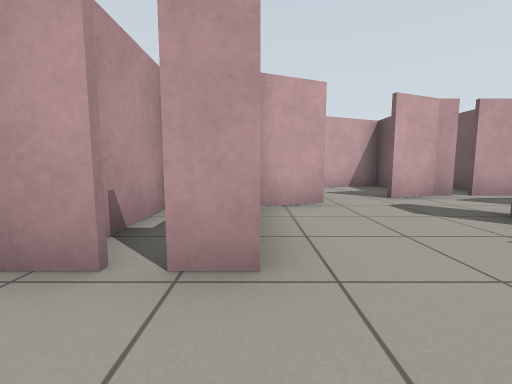
view 1 (above)

19 first-person views from a walk through a world built for the Gazebo simulator. The camera is 0.71 m above the floor, tilts 6° down and sees 90° across. The floor is counted in squares, 1 m on a side. Each view is taken from the middle of a square. On the plan, view 1 faces up. The plan holds only what a view shows up to about 9 squares ahead; the rest is blank.

view 2
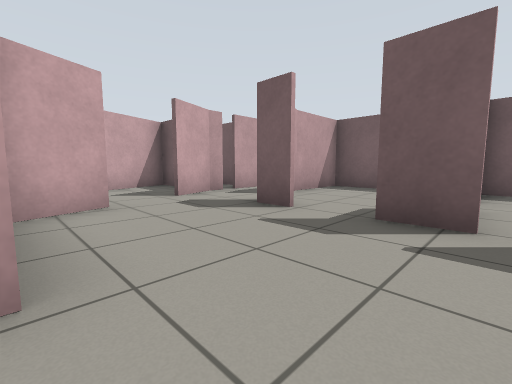

view 3
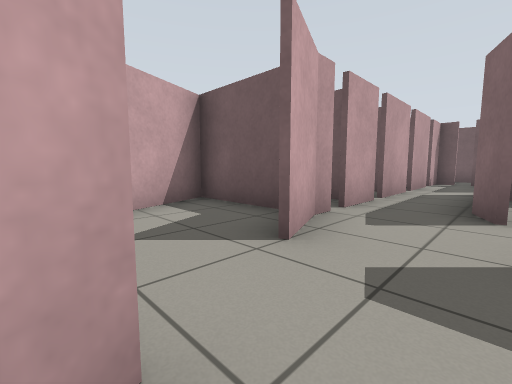

view 4
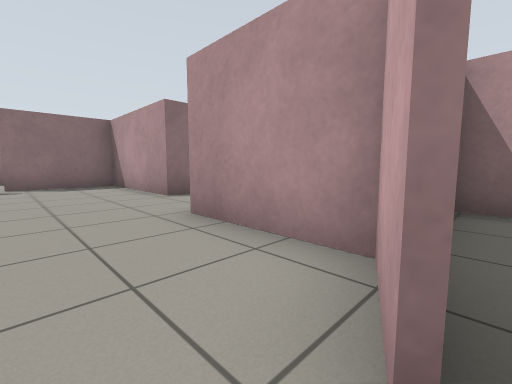

view 5
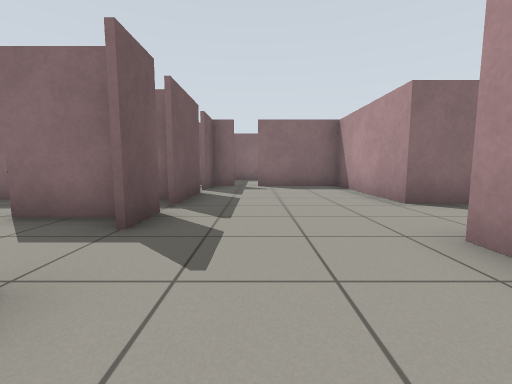

view 6
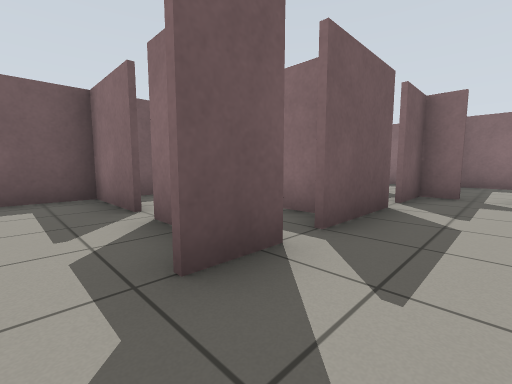

view 7
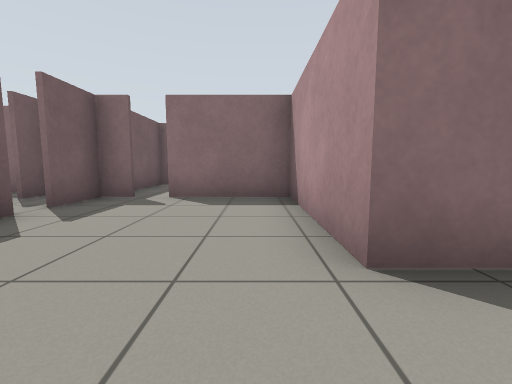

view 8
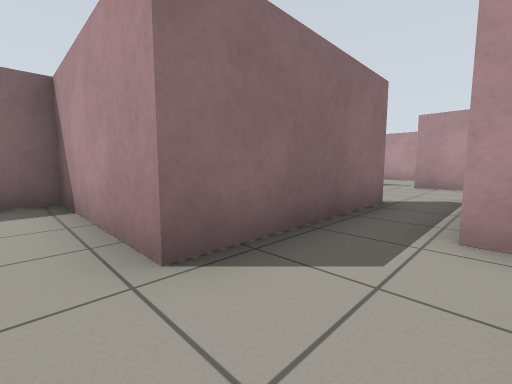

view 9
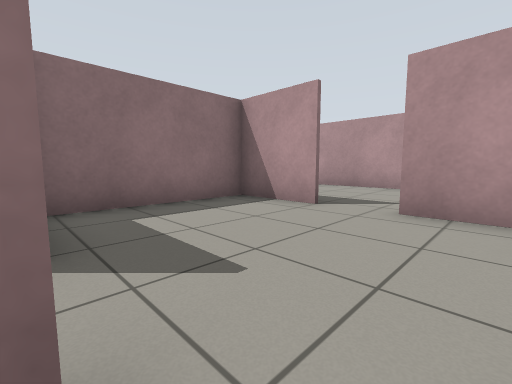

view 10
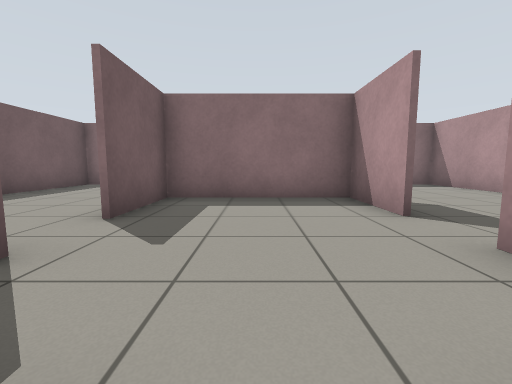

view 11
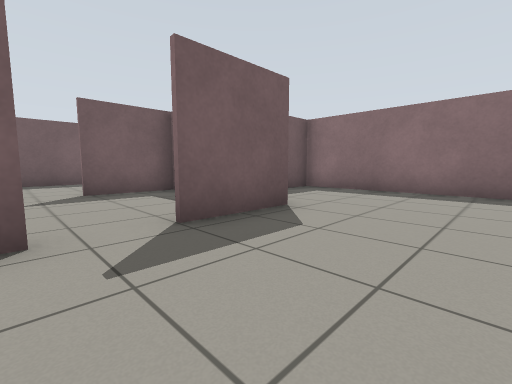

view 12
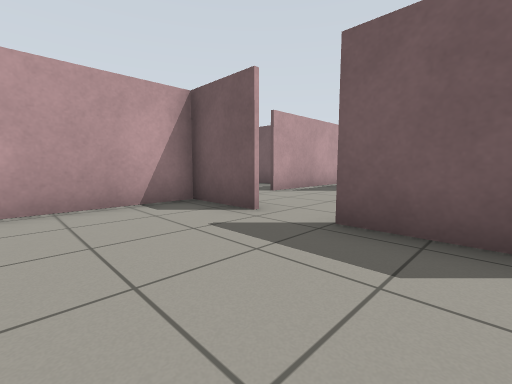

view 13
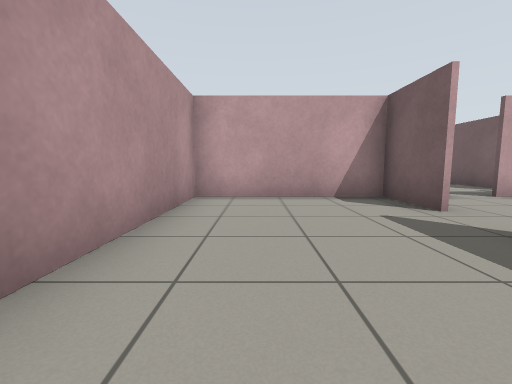

view 14
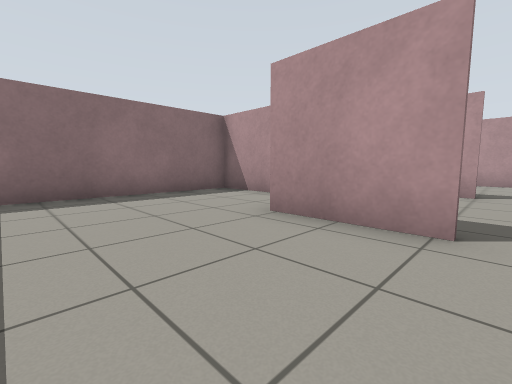

view 15
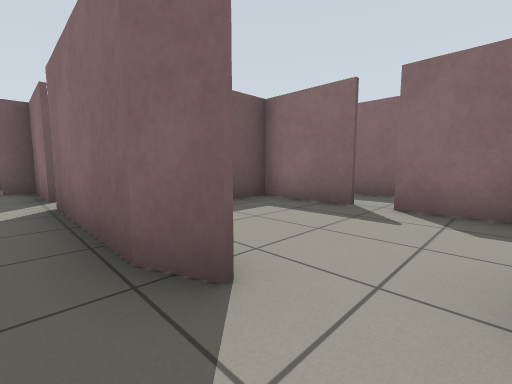

view 16
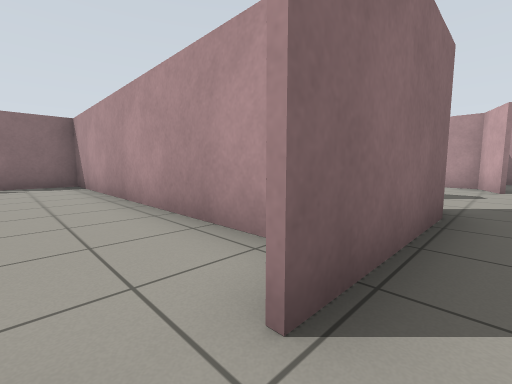

view 17
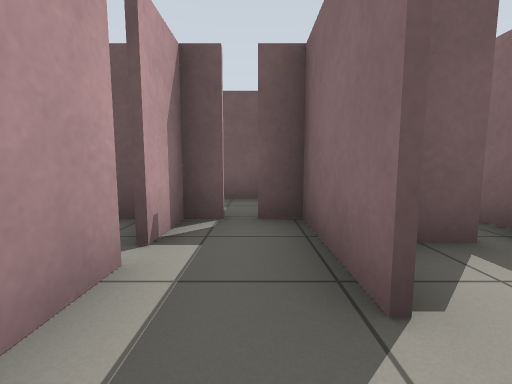

view 18
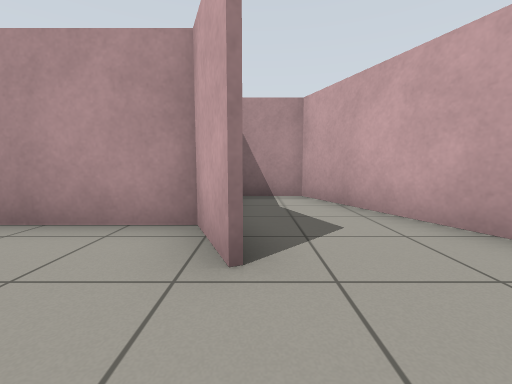

view 19
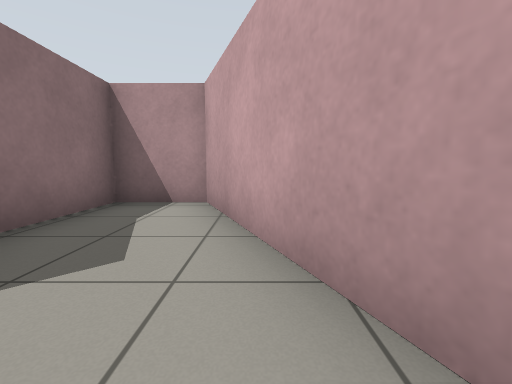

### Floor plan
Points are (right, up) in squares from view 1. A wall is a line through its corners. A room is listed if a view was taken in it or the views show most of it. See-through windows are left out.
Room 1 (views 1, 2, 3, 5, 6, 7, 8, 15, 16, 17, 18)
walls: (3.9, 0.6) (5.4, 0.6); (3.4, 0.1) (3.4, 1.2); (5.1, 4.1) (5.8, 4.4) (9.3, 4.4); (5.9, 0.6) (8.1, 0.6); (1.3, 4.8) (0, 4.3) (0, 1.6) (-0.6, 1.6); (-1, 1.6) (-1.8, 1.6); (4.6, 6) (4.1, 6) (2.8, 5.4); (3.4, -2.6) (3.4, -0.4); (6.4, 6) (5, 6); (8.1, -0.6) (8.1, 4.3) (5.9, 4.3); (-2.9, 1.1) (-2.9, 0.6); (-2.5, -0.7) (-0.8, -0.7) (-0.8, -4.5) (2, -4.5); (2.6, -4.5) (3.5, -4.5); (8.6, 6) (6.8, 6); (3.4, -4.9) (3.4, -3.2); (10, 4.4) (12.3, 4.4) (12.3, 5); (10.9, 6) (9, 6); (12.3, 6) (11.1, 6); (14.4, 4.9) (14.4, 5.8)
ways out: opening at (2, 5) to room 2; opening at (-2, 0) to room 3; opening at (3, -3); gap at (2, -5); gap at (5, 6); gap at (7, 6); gap at (9, 6); gap at (10, 4); gap at (11, 6)
Room 2 (views 4, 19)
walls: (4.1, 6.5) (4.1, 8.9) (-2.9, 6.1) (-2.9, 4.4) (-0.6, 4.4)
ways out: opening at (2, 5) to room 1
Room 3 (view 9)
walls: (-5.1, -0.7) (-2.5, -0.7); (-9.1, -2.5) (-9.1, -4.5) (-5.1, -4.5) (-5.1, -2.2); (-3.7, 0.7) (-6.6, 0.7); (-9.1, 0.1) (-9.1, -1.1)
ways out: opening at (-2, 0) to room 1; opening at (-7, 1) to room 4; opening at (-9, -2) to room 5; opening at (-5, -2) to room 6
Room 4 (view 10)
walls: (-4.6, 2.9) (-4.6, 4.1)
ways out: opening at (-7, 1) to room 3
Room 5 (views 11, 12, 13)
walls: (-9.2, -4.8) (-9.2, -2.5); (-9.2, -1.2) (-9.2, 0.7) (-13.4, 0.7) (-13.4, -8.2); (-12.1, -8.4) (-7, -8.4); (-7.1, -8.4) (-7.1, -7.2)
ways out: opening at (-9, -2) to room 3
Room 6 (view 14)
walls: (-0.9, -2.9) (-0.9, -1.4); (-5, -2.2) (-5, -4.7); (-0.9, -8.2) (-0.9, -5.1); (-7, -6.4) (-7, -8.4) (-1.9, -8.4)
ways out: opening at (-5, -2) to room 3

Where each view was taken, in squares from view 1:
view 1: 0 up, 0 right, facing up
view 2: 0 up, 0 right, facing up-right
view 3: 4 up, 1 right, facing up-right
view 4: 5 up, 2 right, facing down-left
view 5: 4 up, 2 right, facing down
view 6: 2 up, 2 right, facing down-right
view 7: 1 up, 0 right, facing down
view 8: 1 up, 0 right, facing down-left
view 9: 0 up, 5 left, facing down-left
view 10: 1 up, 7 left, facing down
view 11: 1 down, 12 left, facing down-right
view 12: 4 down, 12 left, facing up-right
view 13: 5 down, 12 left, facing up
view 14: 2 down, 2 left, facing down-left
view 15: 5 up, 4 right, facing down-right
view 16: 5 up, 10 right, facing down-left
view 17: 5 up, 9 right, facing right
view 18: 5 up, 3 right, facing left
view 19: 7 up, 2 right, facing left
